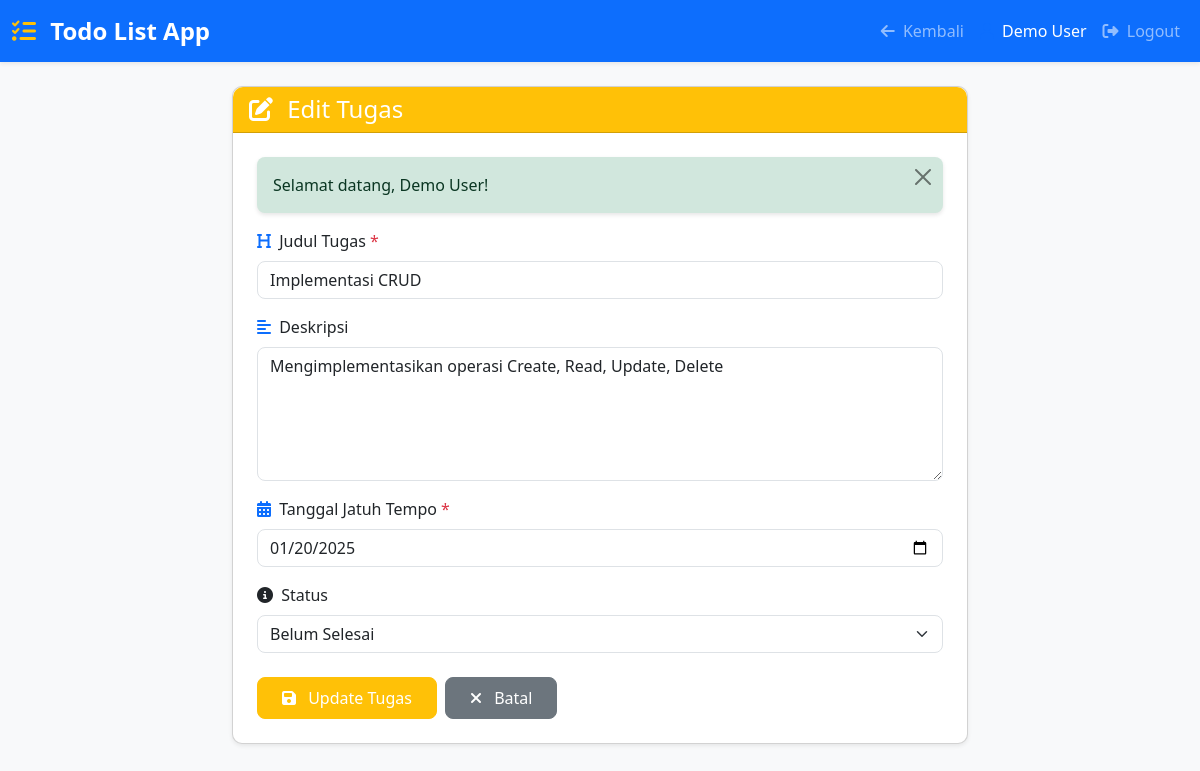
The page /pages/edit_task.php?id=3 (signed in) on the database its author committed.
### tables this page shows
CREATE TABLE IF NOT EXISTS tasks (
    id INT AUTO_INCREMENT PRIMARY KEY,
    user_id INT NOT NULL,
    title VARCHAR(255) NOT NULL,
    description TEXT,
    due_date DATE,
    status ENUM('pending', 'completed') DEFAULT 'pending',
    created_at TIMESTAMP DEFAULT CURRENT_TIMESTAMP,
    updated_at TIMESTAMP DEFAULT CURRENT_TIMESTAMP ON UPDATE CURRENT_TIMESTAMP,
    FOREIGN KEY (user_id) REFERENCES users(id) ON DELETE CASCADE
);

### pages/edit_task.php (the view, shortened to what this page needs)
<?php
require_once __DIR__ . '/../includes/functions.php';
require_once __DIR__ . '/../config/database.php';
$task_id = $_GET['id'] ?? 0;
$stmt = $conn->prepare("SELECT * FROM tasks WHERE id = ? AND user_id = ?");
$stmt->bind_param("ii", $task_id, $_SESSION['user_id']);
$stmt->execute();
$result = $stmt->get_result();
$task = $result->fetch_assoc();
?>
<!DOCTYPE html>
<html lang="id">
<head>
    <link href="https://cdn.jsdelivr.net/npm/bootstrap@5.3.0/dist/css/bootstrap.min.css" rel="stylesheet">
    <link rel="stylesheet" href="https://cdnjs.cloudflare.com/ajax/libs/font-awesome/6.4.0/css/all.min.css">
    <link rel="stylesheet" href="../assets/css/style.css">
</head>
<body class="bg-light">
    <nav class="navbar navbar-expand-lg navbar-dark bg-primary shadow-sm">
        <div class="container-fluid">
            <a class="navbar-brand" href="dashboard.php">
                <i class="fas fa-tasks me-2"></i>
                Todo List App
            </a>
            <div class="collapse navbar-collapse" id="navbarNav">
                <ul class="navbar-nav ms-auto">
                    <li class="nav-item">
                        <a class="nav-link" href="dashboard.php">
                            <i class="fas fa-arrow-left me-1"></i>
                            Kembali
                        </a>
                    </li>
                    <li class="nav-item">
                        <span class="nav-link text-white">
                            <i class="fas fa-user me-1"></i>
                            <?php echo htmlspecialchars($_SESSION['user_name']); ?>
                        </span>
                    </li>
                    <li class="nav-item">
                        <a class="nav-link" href="logout.php">
                            <i class="fas fa-sign-out-alt me-1"></i>
                            Logout
                        </a>
                    </li>
                </ul>
            </div>
        </div>
    </nav>
    <div class="container mt-4">
        <div class="row justify-content-center">
            <div class="col-md-8">
                <div class="card shadow-sm">
                    <div class="card-header bg-warning text-white">
                        <h4 class="mb-0">
                            <i class="fas fa-edit me-2"></i>
                            Edit Tugas
                        </h4>
                    </div>
                    <div class="card-body p-4">
                        <?php echo displayFlashMessage(); ?>
                        <form id="editTaskForm" action="../api/task_process.php" method="POST">
                            <div class="mb-3">
                                <label for="title" class="form-label">
                                    <i class="fas fa-heading me-1"></i>
                                    Judul Tugas <span class="text-danger">*</span>
                                </label>
                                <input type="text" class="form-control" id="title" name="title"
                                       value="<?php echo htmlspecialchars($task['title']); ?>"
                                       placeholder="Masukkan judul tugas" required maxlength="255">
                            </div>
                            <div class="mb-3">
                                <label for="description" class="form-label">
                                    <i class="fas fa-align-left me-1"></i>
                                    Deskripsi
                                </label>
                                <textarea class="form-control" id="description" name="description"
                                          rows="5" placeholder="Masukkan deskripsi tugas (opsional)"><?php echo htmlspecialchars($task['description']); ?></textarea>
                            </div>
                            <div class="mb-3">
                                <label for="due_date" class="form-label">
                                    <i class="fas fa-calendar-alt me-1"></i>
                                    Tanggal Jatuh Tempo <span class="text-danger">*</span>
                                </label>
                                <input type="date" class="form-control" id="due_date" name="due_date"
                                       value="<?php echo $task['due_date']; ?>" required>
                            </div>
                            <div class="mb-4">
                                <label for="status" class="form-label">
                                    <i class="fas fa-info-circle me-1"></i>
                                    Status
                                </label>
                                <select class="form-select" id="status" name="status">
                                    <option value="pending" <?php echo $task['status'] === 'pending' ? 'selected' : ''; ?>>
                                        Belum Selesai
                                    </option>
                                </select>
                            </div>
                            <div class="d-flex gap-2">
                                <button type="submit" class="btn btn-warning text-white">
                                    <i class="fas fa-save me-2"></i>
                                    Update Tugas
                                </button>
                                <a href="dashboard.php" class="btn btn-secondary">
                                    <i class="fas fa-times me-2"></i>
                                    Batal
                                </a>
                            </div>
                        </form>
                    </div>
                </div>
            </div>
        </div>
    </div>
</body>
</html>

### assets/css/style.css (style rules this page uses)
:root { --primary-color: #0d6efd; --secondary-color: #6c757d; --success-color: #198754; --warning-color: #ffc107; --danger-color: #dc3545; --info-color: #0dcaf0; --light-bg: #f8f9fa; }
* { margin: 0; padding: 0; box-sizing: border-box; }
body { font-family: 'Segoe UI', Tahoma, Geneva, Verdana, sans-serif; background-color: var(--light-bg); min-height: 100vh; }
.navbar-brand { font-weight: bold; font-size: 1.5rem; }
.navbar-brand i { color: #ffc107; }
.card { border-radius: 10px; transition: transform 0.2s ease, box-shadow 0.2s ease; }
.card-header { border-radius: 10px 10px 0 0 !important; }
.form-label { font-weight: 500; margin-bottom: 0.5rem; }
.form-control, .form-select { border-radius: 8px; }
.btn { border-radius: 8px; padding: 0.5rem 1.5rem; font-weight: 500; transition: all 0.3s ease; }
.fa-tasks { color: #ffc107; }
.fa-user, .fa-envelope, .fa-lock, .fa-heading, .fa-align-left, .fa-calendar-alt { color: var(--primary-color); }

### rows shown on the page
tasks: title "Implementasi CRUD", description "Mengimplementasikan operasi Create, Read, Update, Delete", due_date "01/20/2025", status "Belum Selesai"

### other values the page prints
$_SESSION['user_name'] "Demo User"
displayFlashMessage() "Selamat datang, Demo User!"
